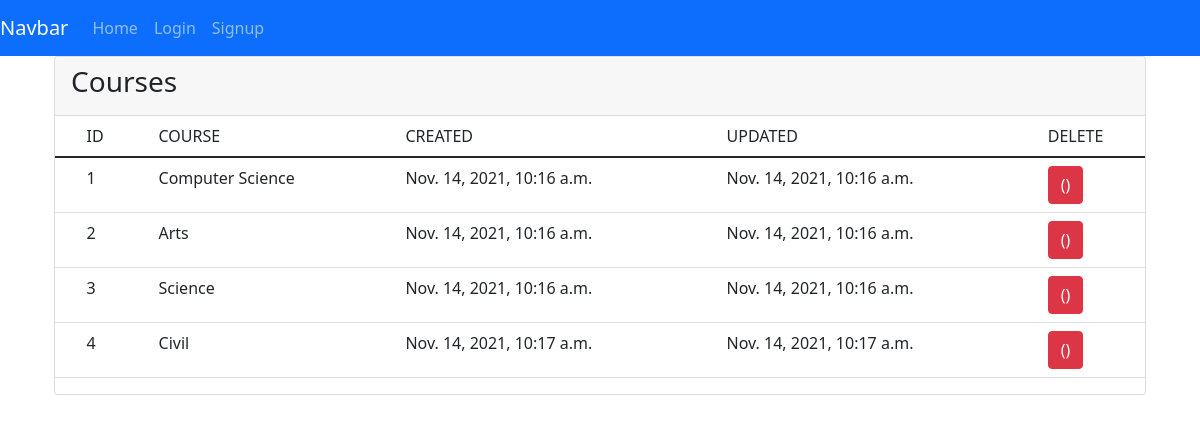
Page /course_details/ on the committed database.
### business/models.py (models this page shows, shortened)
class Courses(models.Model):
    id=models.AutoField(primary_key=True)
    course_name=models.CharField(max_length=255)
    created_at=models.DateTimeField(auto_now_add=True)
    updated_at=models.DateTimeField(auto_now_add=True)
    objects=models.Manager()

### business/views.py (the view)
# urls.py: path('course_details/',views.course_details, name='course_details'),
def course_details(request):
    cor = Courses.objects.all()
    return render(request,'business/course_details.html',{'course':cor})

### business/templates/business/course_details.html (shortened to what this page needs)
{% extends 'business/base.html' %}
{% load static %}
{% block content %}
<section class="content">
    <div class="container-fluid">
        <div class="row">
            <div class="col-md-12">
          <div class="card card-primary">
            <div class="card-header">
              <h3 class="card-title">Courses</h3>
            </div>
            <form role="form" action="" method="POST">
                <table class="table">
                    <thead>
                      <tr>
                        <th scope="col"><td>ID</td></th>
                        <th scope="col"><td>COURSE</td></th>
                        <th scope="col"><td>CREATED</td></th>
                        <th scope="col"><td>UPDATED</td></th>
                        <th scope="col"><td>DELETE</td></th>
                      </tr>
                    </thead>
                    <tbody>
                        {% for cor in course %}
                      <tr>
                        <th scope="row"><td>{{ cor.id }}</td></th>
                        <th scope="row"></th><td>{{ cor.course_name }}</td></th>
                        <th scope="row"></th><td>{{ cor.created_at }}</td></th>
                        <th scope="row"></th><td>{{ cor.updated_at }}</td></th>
                        <th scope="row"></th><td><button type="button" class="btn btn-danger">({{cor.}})</button></td></th>
                      </tr>
                      {% endfor %}
                    </tbody>
                </table>
              </div>
          </div>
        </div>
        </div>
    </div>
{% endblock %}

### business/templates/business/base.html (shortened to what this page needs)
<!doctype html>
{% load static %}
<html lang="en">
  <head>
    <link href="https://cdn.jsdelivr.net/npm/bootstrap@5.1.3/dist/css/bootstrap.min.css" rel="stylesheet">
  </head>
  <body>
    <nav class="navbar navbar-expand-lg navbar-dark bg-primary">
      <a class="navbar-brand" href="#">Navbar</a>
      <div class="collapse navbar-collapse" id="navbarNav">
        <ul class="navbar-nav">
            <a class="nav-link" href="{% url 'home'%}">Home</a>
          {% if not request.user.is_authenticated %}
          <li class="nav-item">
            <a class="nav-link" href="{% url 'login'%}">Login</a>
          </li>
          <li class="nav-item">
            <a class="nav-link" href="{% url 'signup'%}">Signup</a>
          </li>
          {% endif %}
        </ul>
      </div>
    </nav>
  </body><div class="container">
    {% block content %}
  {% endblock %}
</html>

### rows in the picture
Courses: id "1", course_name "Computer Science", created_at "Nov. 14, 2021, 10:16 a.m.", updated_at "Nov. 14, 2021, 10:16 a.m."
Courses: id "2", course_name "Arts", created_at "Nov. 14, 2021, 10:16 a.m.", updated_at "Nov. 14, 2021, 10:16 a.m."
Courses: id "3", course_name "Science", created_at "Nov. 14, 2021, 10:16 a.m.", updated_at "Nov. 14, 2021, 10:16 a.m."
Courses: id "4", course_name "Civil", created_at "Nov. 14, 2021, 10:17 a.m.", updated_at "Nov. 14, 2021, 10:17 a.m."
